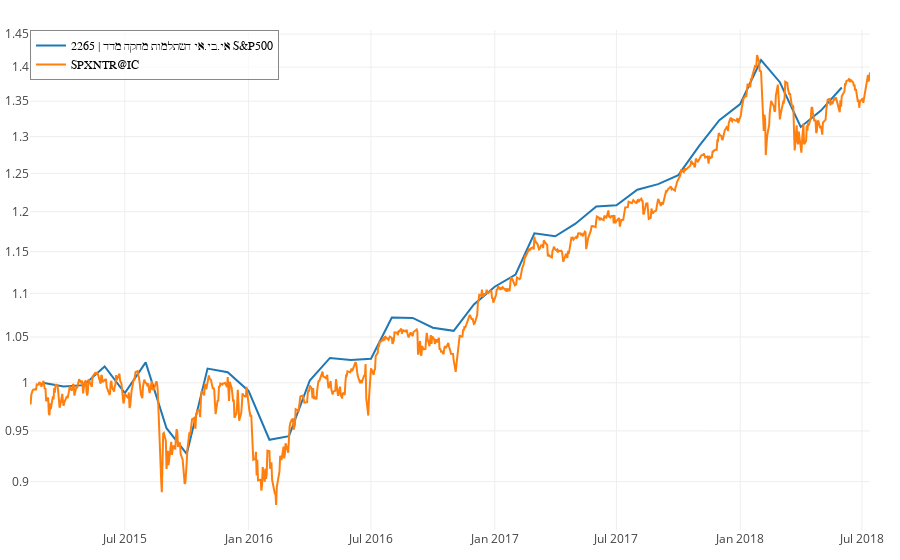

Source (notebook cell):
### Markdown cell above
### השוואה של קרן השתלמות מחקה סנופי איי-בי-איי לסנופי

### Code cell
s = getKeren(2265)
bench = get("SPXNTR@IC")
x = (s / bench).dropna()
show(s, bench, trim=True)

### Figure 1 — Plotly figure (JSON) as saved in the notebook; plotly's stock layout.template omitted (floating-point values rounded to 4 significant figures; data arrays with more than 128 entries replaced by an {"elided": "..."} marker saying what was removed)
{"data": [{"name": "2265 | אי.בי.אי השתלמות מחקה מדד S&amp;P500", "type": "scatter", "x": ["2015-03-01", "2015-04-01", "2015-05-01", "2015-06-01", "2015-07-01", "2015-08-01", "2015-09-01", "2015-10-01", "2015-11-01", "2015-12-01", "2016-01-01", "2016-02-01", "2016-03-01", "2016-04-01", "2016-05-01", "2016-06-01", "2016-07-01", "2016-08-01", "2016-09-01", "2016-10-01", "2016-11-01", "2016-12-01", "2017-01-01", "2017-02-01", "2017-03-01", "2017-04-01", "2017-05-01", "2017-06-01", "2017-07-01", "2017-08-01", "2017-09-01", "2017-10-01", "2017-11-01", "2017-12-01", "2018-01-01", "2018-02-01", "2018-03-01", "2018-04-01", "2018-05-01", "2018-06-01"], "y": [1, 0.9961, 0.9975, 1.018, 0.9891, 1.022, 0.9528, 0.927, 1.015, 1.011, 0.9914, 0.9411, 0.9447, 1.002, 1.027, 1.025, 1.026, 1.072, 1.072, 1.06, 1.057, 1.087, 1.108, 1.122, 1.173, 1.169, 1.185, 1.207, 1.208, 1.229, 1.236, 1.248, 1.287, 1.323, 1.346, 1.41, 1.378, 1.313, 1.337, 1.37]}, {"name": "SPXNTR@IC", "type": "scatter", "x": {"elided": "1250 str values"}, "y": {"elided": "1250 float values"}}], "layout": {"legend": {"bgcolor": "#FFFFFFBB", "bordercolor": "#888888", "borderwidth": 1, "font": {"color": "#000", "family": "sans-serif", "size": 12}, "traceorder": "normal", "x": 0, "y": 1}, "margin": {"b": 30, "l": 30, "pad": 0, "r": 30, "t": 30}, "shapes": [], "showlegend": true, "title": null, "yaxis": {"autorange": true, "type": "log"}}}
